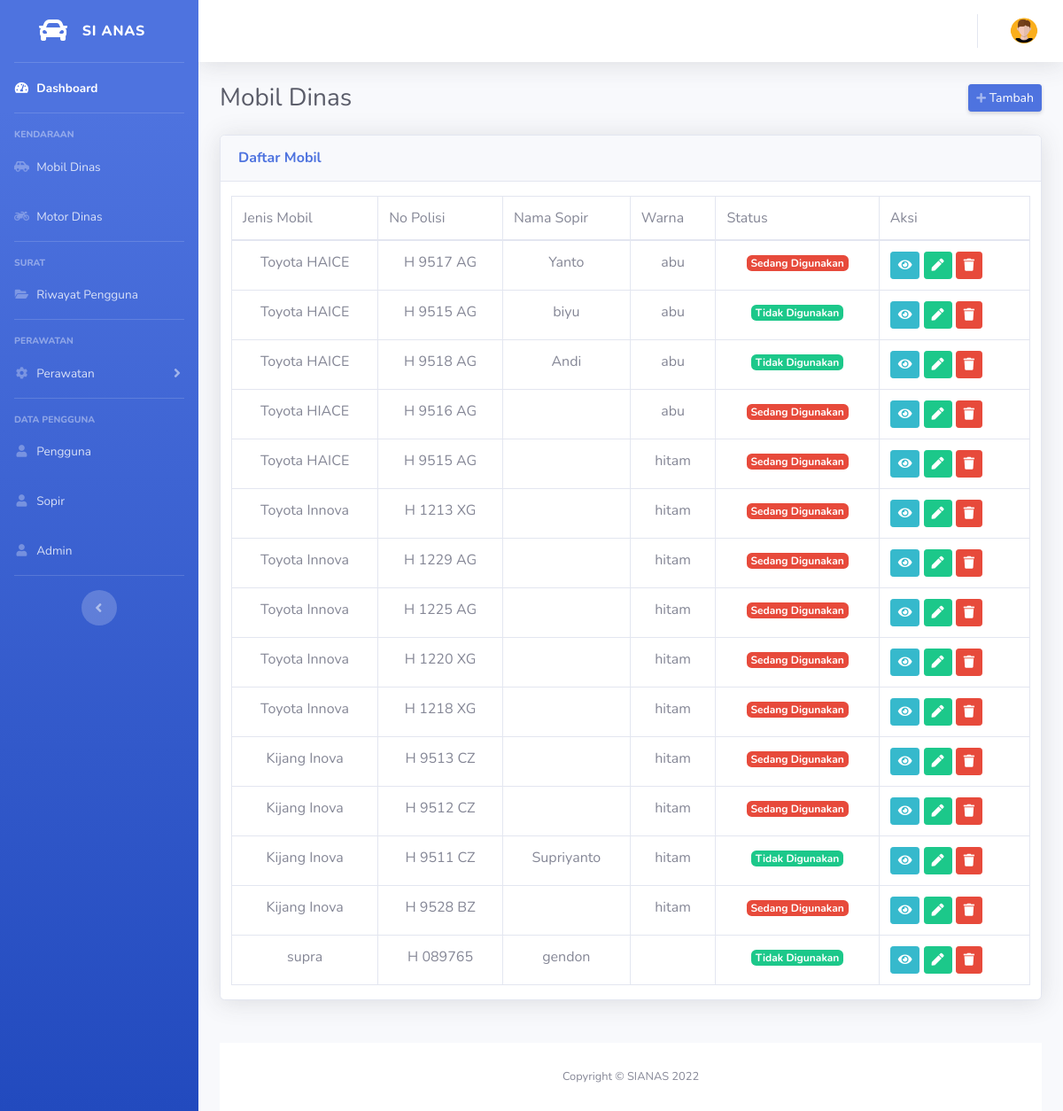
Before: /index.php/superadmin/mobil with the older database file.
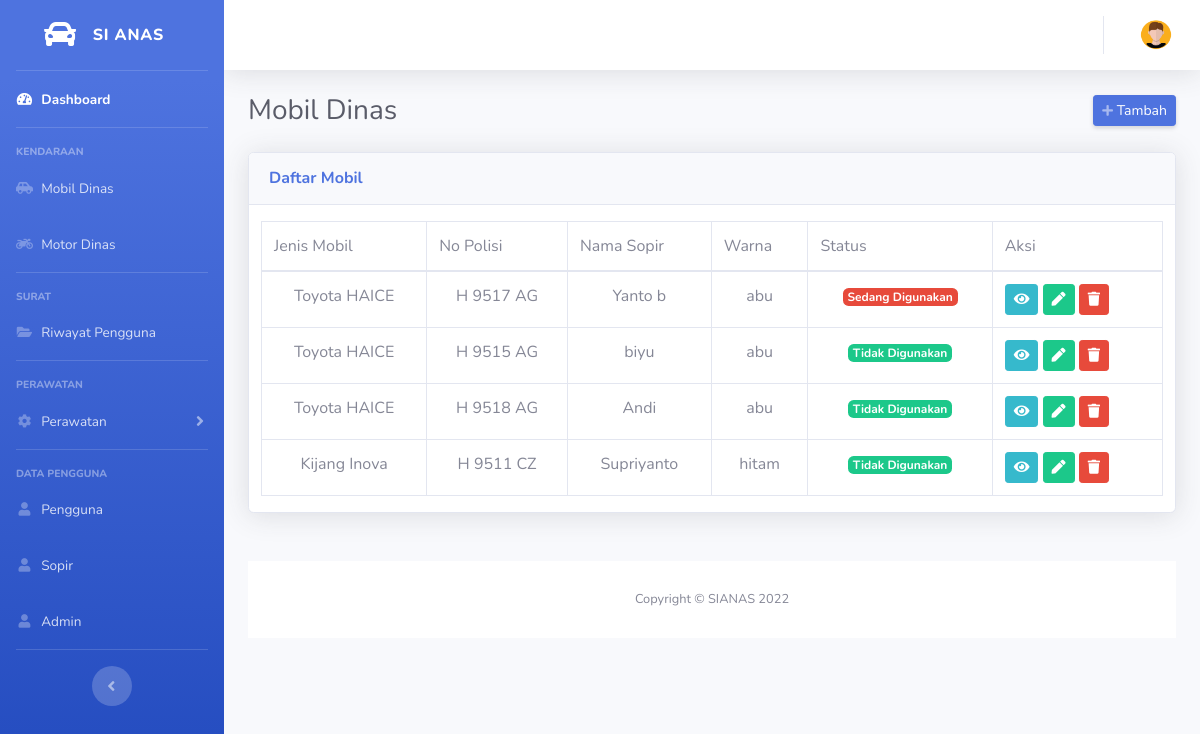
After: the same page with the newer database file.
### tables this page shows
CREATE TABLE `mobil` (
  `no_mobil` int(10) NOT NULL,
  `nama` varchar(120) NOT NULL,
  `no_hp` varchar(120) NOT NULL,
  `alamat` varchar(120) NOT NULL,
  `username` varchar(120) NOT NULL,
  `password` varchar(120) NOT NULL,
  `role` int(10) NOT NULL,
  `jenis_mobil` varchar(20) NOT NULL,
  `no_plat` varchar(20) NOT NULL,
  `tgl_pjk` date NOT NULL,
  `no_rangka` varchar(120) NOT NULL,
  `no_mesin` varchar(120) NOT NULL,
  `no_stnk` varchar(120) NOT NULL,
  `warna` varchar(120) NOT NULL,
  `status` varchar(20) NOT NULL,
  `foto` varchar(120) NOT NULL
);

### application/controllers/Superadmin.php (called while the page is built, shortened)
<?php
class Superadmin extends CI_Controller
{
    function __construct()
    {
        $this->load->library('form_validation');
        $this->load->helper(array('url', 'form'));
        $this->load->model('admin/Mobil_model', 'mobil');
        $this->load->model('admin/Motor_model', 'motor');
        $this->load->model('admin/Riwayat_model', 'riwayat');
        $this->load->model('admin/Anggota_model', 'anggota');
        $this->load->model('admin/Perawatan_model', 'perawatan');
        $this->load->model('admin/Sopir_model', 'sopir');
        $this->load->model('admin/Superadmin_model', 'superadmin');
    }
    public function mobil()
    {
        $data['session'] = $this->session->userdata('nama');
        $id = $this->session->userdata('userid');
        $data['nama'] = $this->db->get_where('superadmin', ['no_superadmin' => $id])->row_array();
        $data['mobil'] = $this->mobil->getAllMobil();
        $this->load->view('superadmin/template/header', $data);
        $this->load->view('superadmin/template/sidebar', $data);
        $this->load->view('superadmin/template/topbar', $data);
        $this->load->view('superadmin/mobil/mobil', $data);
        $this->load->view('superadmin/template/footer', $data);
    }
}

### index.php (called while the page is built, shortened)
<?php
require_once BASEPATH.'core/CodeIgniter.php';

### application/models/admin/Mobil_model.php (called while the page is built, shortened)
<?php
class Mobil_model extends CI_Model
{
    public function getAllMobil()
    {
        $query = "SELECT * from mobil";
        return $this->db->query($query)->result_array();
    }
}

### application/views/superadmin/mobil/mobil.php (the view, shortened to what this page needs)
<div class="container-fluid">
    <div class="d-sm-flex align-items-center justify-content-between mb-4">
        <h1 class="h3 mb-0 text-gray-800">Mobil Dinas</h1>
        <a href="<?= base_url('tambah') ?>" class="d-none d-sm-inline-block btn btn-sm btn-primary shadow-sm"><i class="fas fa-plus fa-sm text-white-50"></i> Tambah</a>
    </div>
    <div class="row">
        <div class="col-lg-12 mb-4">
            <div class="card shadow mb-4">
                <div class="card-header py-3">
                    <h6 class="m-0 font-weight-bold text-primary">Daftar Mobil</h6>
                </div>
                <div class="col-md-12 mt-3">
                    <div class="table-responsive">
                        <table class="table table-bordered" id="dataTable" width="100%" cellspacing="0">
                            <thead>
                                <tr>
                                    <td>Jenis Mobil</td>
                                    <td>No Polisi</td>
                                    <td>Nama Sopir</td>
                                    <td>Warna</td>
                                    <td>Status</td>
                                    <td>Aksi</td>
                                </tr>
                            </thead>
                            <tbody>
                                <?php foreach ($mobil as $mobil) : ?>
                                    <tr>
                                        <td class="text-center"><?= $mobil['jenis_mobil']; ?></td>
                                        <td class="text-center"><?= $mobil['no_plat']; ?></td>
                                        <td class="text-center"><?= $mobil['nama']; ?></td>
                                        <td class="text-center"><?= $mobil['warna']; ?></td>
                                        <td class="text-center"><?php if ($mobil['status'] == "Digunakan") {
                                                                    echo '<span class="badge badge-danger">Sedang Digunakan</span>';
                                                                } else {
                                                                    echo '<span class="badge badge-success">Tidak Digunakan</span>';
                                                                } ?></td>
                                        <td>
                                            <a href="<?= base_url(); ?>superadmin/lihat/<?= $mobil['no_mobil']; ?>" class="btn btn-info btn-sm"><i class="fas fa-solid fa-eye"></i></a>
                                            <a href="<?= base_url(); ?>superadmin/ubah/<?= $mobil['no_mobil']; ?>" class="btn btn-success btn-sm"><i class="fa fa-pen"></i></a>
                                            <a href="<?= base_url(); ?>superadmin/hapus/<?= $mobil['no_mobil']; ?>" onclick="return confirm('apakah anda yakin?')" class="btn btn-danger btn-sm"><i class="fa fa-trash"></i></a>
                                        </td>
                                    </tr>
                                <?php endforeach; ?>
                            </tbody>
                        </table>
                    </div>
                </div>
            </div>
        </div>
    </div>
    <footer class="sticky-footer bg-white">
        <div class="container my-auto">
            <div class="copyright text-center my-auto">
                <span>Copyright &copy; SIANAS 2022</span>
            </div>
        </div>
    </footer>
</div>
</div>
</body>
</html>

Changed rows visible on the page:
removed mobil: jenis_mobil "Toyota HIACE", no_plat "H 9516 AG", warna "abu", status "Sedang Digunakan"
removed mobil: jenis_mobil "Toyota HAICE", no_plat "H 9515 AG", warna "hitam", status "Sedang Digunakan"
removed mobil: jenis_mobil "Toyota Innova", no_plat "H 1213 XG", warna "hitam", status "Sedang Digunakan"
removed mobil: jenis_mobil "Toyota Innova", no_plat "H 1229 AG", warna "hitam", status "Sedang Digunakan"
removed mobil: jenis_mobil "Toyota Innova", no_plat "H 1225 AG", warna "hitam", status "Sedang Digunakan"
removed mobil: jenis_mobil "Toyota Innova", no_plat "H 1220 XG", warna "hitam", status "Sedang Digunakan"
removed mobil: jenis_mobil "Toyota Innova", no_plat "H 1218 XG", warna "hitam", status "Sedang Digunakan"
removed mobil: jenis_mobil "Kijang Inova", no_plat "H 9513 CZ", warna "hitam", status "Sedang Digunakan"
removed mobil: jenis_mobil "Kijang Inova", no_plat "H 9512 CZ", warna "hitam", status "Sedang Digunakan"
removed mobil: jenis_mobil "Kijang Inova", no_plat "H 9528 BZ", warna "hitam", status "Sedang Digunakan"
removed mobil: jenis_mobil "supra", no_plat "H 089765", nama "gendon", status "Tidak Digunakan"
changed mobil "H 9517 AG": nama "Yanto" → "Yanto b"
